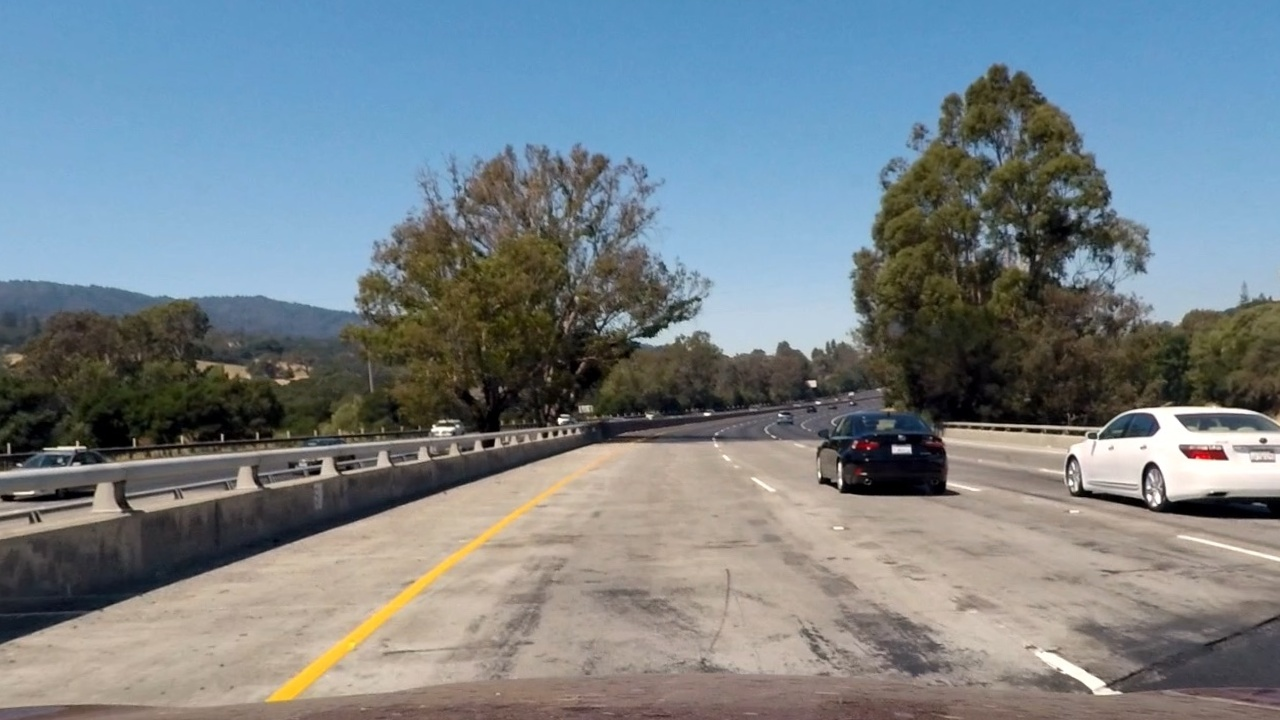
#> input picture output_images/Undistorted_test1.jpg, 1280 x 720 px; its folder holds only this picture in this run
$ python binary_img_gen.py   (older library calls are emulated)
#> lines starting #> are read from the running program, lines starting #| are printed output that depends on the picture; after the words box and inside, x2 and y2 are one past the last pixel; in counts of white or black regions, pixels touching at a corner belong together
import pickle
import cv2
import numpy as np
import glob

#Function to convert the distorted image to binary image using the absolute gradient method
def abs_sobel_thresh(img, orient='x', sobel_kernel=3, thresh_min=0, thresh_max=255):
	#Convert the image to grayscale
	gray = cv2.cvtColor(img, cv2.COLOR_BGR2GRAY)

	#Calculate the derivative in x or y given orientation
	if orient == 'x':
		#Derivative in x direction
		sobelx = cv2.Sobel(gray,cv2.CV_64F, 1, 0)
		#Absolute value of x derivative
		abs_sobel = np.absolute(sobelx)
	elif orient =='y':
		#Derivative in y direction
		sobely = cv2.Sobel(gray,cv2.CV_64F, 0, 1)
		#Absolute value of y derivative
		abs_sobel = np.absolute(sobely)
	#Scale to 8-bit (0 - 255) then convert to type = np.uint8
	scaled_sobel = np.uint8(255*abs_sobel/np.max(abs_sobel))
	#Create a zeros matrix of simailar size as 8-bit converted
	grad_binary = np.zeros_like(scaled_sobel)
	#Mask of 1's where the scaled gradient is less than thresh_max and greater than thresh_min
	grad_binary[(scaled_sobel >= thresh_min) & (scaled_sobel<= thresh_max)] = 1
	return grad_binary

#Function to convert the distorted image to binary image using the magnitude of the gradient
def mag_thresh(img, sobel_kernel = 3, thresh_min = 0, thresh_max = 255):
	#Convert the image to grayscale
	gray = cv2.cvtColor(img, cv2.COLOR_BGR2GRAY)

	#Derivative in x direction
	sobelx = cv2.Sobel(gray,cv2.CV_64F, 1, 0, sobel_kernel)
	#Derivative in y direction
	sobely = cv2.Sobel(gray,cv2.CV_64F, 0, 1, sobel_kernel)
	#Magnitude of gradient
	gradmag =  np.sqrt(sobelx**2 + sobely**2)
	#Scale to 8-bit (0 - 255) then convert to type = np.uint8
	scaled_gradmag = np.uint8(255*gradmag/np.max(gradmag))
	#Create a zeros matrix of simailar size as 8-bit converted
	mag_binary = np.zeros_like(scaled_gradmag)
	#Mask of 1's where the scaled gradient is less than thresh_max and greater than thresh_min
	mag_binary[(scaled_gradmag >= thresh_min) & (scaled_gradmag<= thresh_max)] = 1
	return mag_binary

#Function to convert the distorted image to binary image using the direction of the gradient
def dir_threshold(img, sobel_kernel=3, thresh_min=0, thresh_max=np.pi/2):
	#Convert the image to grayscale
	gray = cv2.cvtColor(img, cv2.COLOR_BGR2GRAY)

	#Derivative in x direction
	sobelx = cv2.Sobel(gray,cv2.CV_64F, 1, 0, sobel_kernel)
	#Absolute value of x derivative
	abs_sobel_x = np.absolute(sobelx)
	#Derivative in y direction
	sobely = cv2.Sobel(gray,cv2.CV_64F, 0, 1, sobel_kernel)
	#Absolute value of x derivative
	abs_sobel_y = np.absolute(sobely)
	#Direction of gradient
	graddir =  np.arctan2(abs_sobel_y, abs_sobel_x)
	#Create a zeros matrix of simailar size as direction gradient
	dir_binary = np.zeros_like(graddir)
	#Mask of 1's where the scaled gradient is less than thresh_max and greater than thresh_min
	dir_binary[(graddir >= thresh_min) & (graddir<= thresh_max)] = 1
	return dir_binary

#Function to perform color threshold on the image
def color_threshold(img, sthresh_min=0, sthresh_max=255, vthresh_min=0, vthresh_max=255  ):
	#Converting the image to HLS format
	hls = cv2.cvtColor(img, cv2.COLOR_RGB2HLS)
	#Selecting the s-channel
	s_channel = hls[:,:,2]
	#Create a zeros matrix of simailar size as s-channel
	s_channel_bin = np.zeros_like(s_channel)
	#Mask of 1's where the s-channel is less than thresh_max and greater than thresh_min
	s_channel_bin[(s_channel >= sthresh_min) & (s_channel<= sthresh_max)] = 1

	#Converting the image to HSV format
	hsv = cv2.cvtColor(img, cv2.COLOR_RGB2HSV)
	#Selecting the v-channel
	v_channel = hsv[:,:,2]
	#Create a zeros matrix of simailar size as s-channel
	v_channel_bin = np.zeros_like(v_channel)
	#Mask of 1's where the s-channel is less than thresh_max and greater than thresh_min
	v_channel_bin[(v_channel >= vthresh_min) & (v_channel<= vthresh_max)] = 1

	#Comining the s-channel and v-channel output binary
	combined_sv_bin = np.zeros_like(s_channel)
	#Mask of 1's where the s-channel and v-channel
	combined_sv_bin[(s_channel_bin == 1) & (v_channel_bin == 1)] = 1
	return combined_sv_bin

#Import the Undistorted Images
images = glob.glob('./output_images/Undistorted_test*.jpg')

#Iterate through the Undistorted images and create the binary images
for idx, fname in enumerate(images):
	#Pull in the Undistorted images for processing
	img = cv2.imread(fname)
#> img is the input picture: shape (720, 1280, 3); mean B, G, R 136.2, 130, 119.3
	#Print the currently processing image
	print ('Currently processing image', fname)
	#Process the image and create the bianry gradients
	Pre_img = np.zeros_like(img[:,:,0])
	#Gradient in x-direction
	x_grad = abs_sobel_thresh(img, orient ='x', thresh_min = 20, thresh_max = 100 )
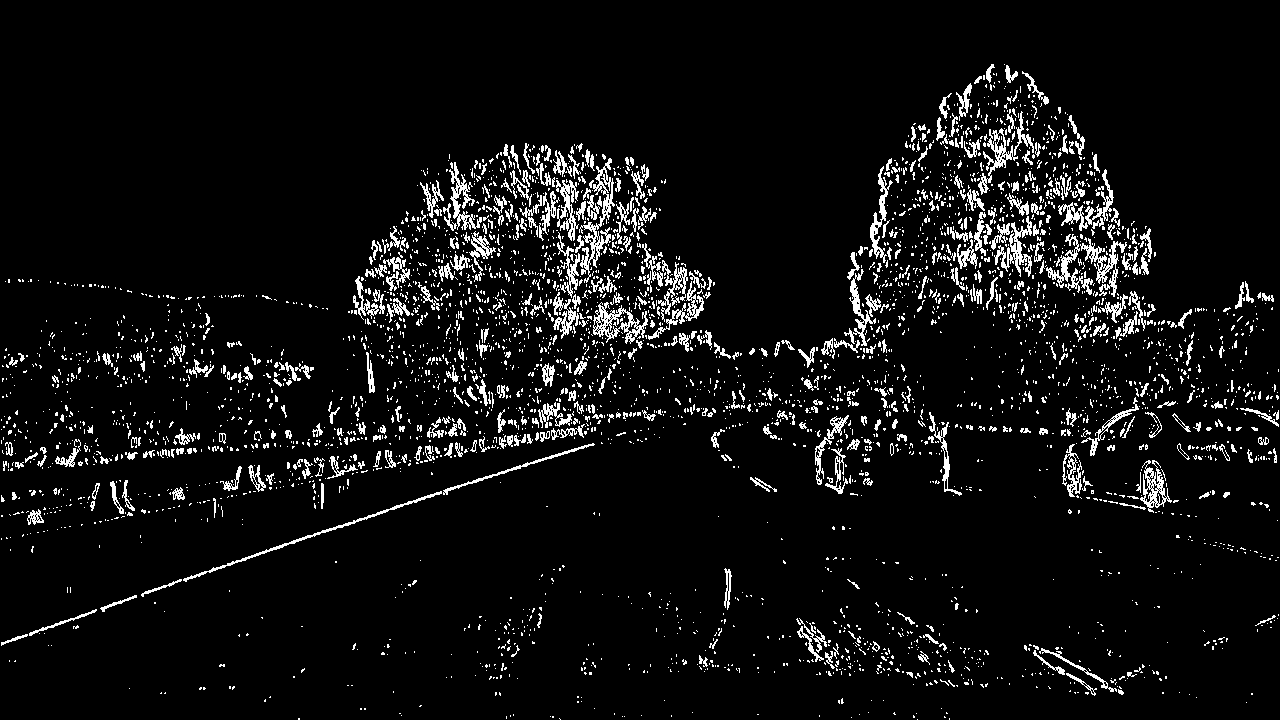
#> x_grad: shape (720, 1280); values 0 (black) and 1 (white), 6.3% white in thin lines or dots
	y_grad = abs_sobel_thresh(img, orient ='y', thresh_min = 20, thresh_max = 100 )
#> y_grad: shape (720, 1280); values 0 (black) and 1 (white), 10.4% white in thin lines or dots
	mag_grad = mag_thresh(img, sobel_kernel = 3, thresh_min =30, thresh_max = 100)
#> mag_grad: shape (720, 1280); values 0 (black) and 1 (white), 8.5% white in thin lines or dots
	dir_grad = dir_threshold(img, sobel_kernel=3, thresh_min=0.7, thresh_max=1.3)
#> dir_grad: shape (720, 1280) float64; values 0 (black) and 1 (white), 38.5% white in thin lines or dots
	color_grad = color_threshold(img,sthresh_min=100, sthresh_max=255, vthresh_min=50, vthresh_max=255)
#> in color_threshold, `s_channel = hls[:,:,2]`:
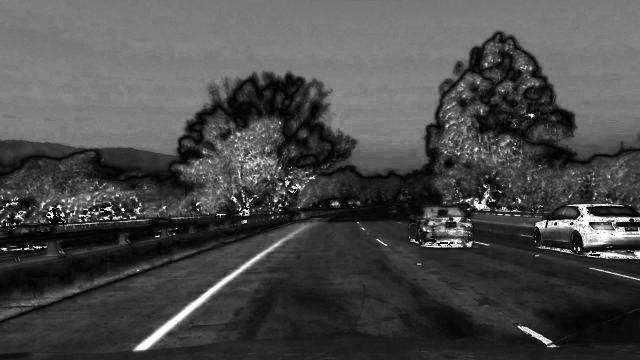
#> s_channel: shape (720, 1280) (shown at 1/2 size); min 0, max 255, mean 74
#> in color_threshold, `v_channel = hsv[:,:,2]`:
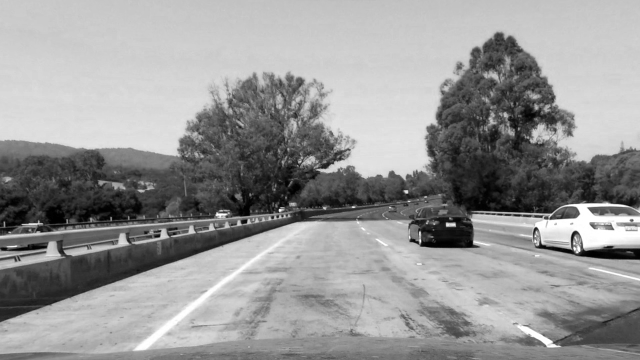
#> v_channel: shape (720, 1280) (shown at 1/2 size); min 0, max 255, mean 150.4
#> color_grad: shape (720, 1280); values 0 (black) and 1 (white), 34.4% white; 540 white regions (460 under 20 px), largest, box (x1, y1, x2, y2) and area: (0, 0, 1280, 314) 289327, (1069, 407, 1280, 495) 7338, (265, 446, 625, 703) 6514
	Pre_img[(((x_grad == 1) & (y_grad == 1)) | ((mag_grad == 1) & (dir_grad == 1)))| (color_grad ==1)] = 255

	result = Pre_img

	print_name = './output_images/CombinedColorGrad_test'+str(idx+1)+'.jpg'

	cv2.imwrite(print_name, result)
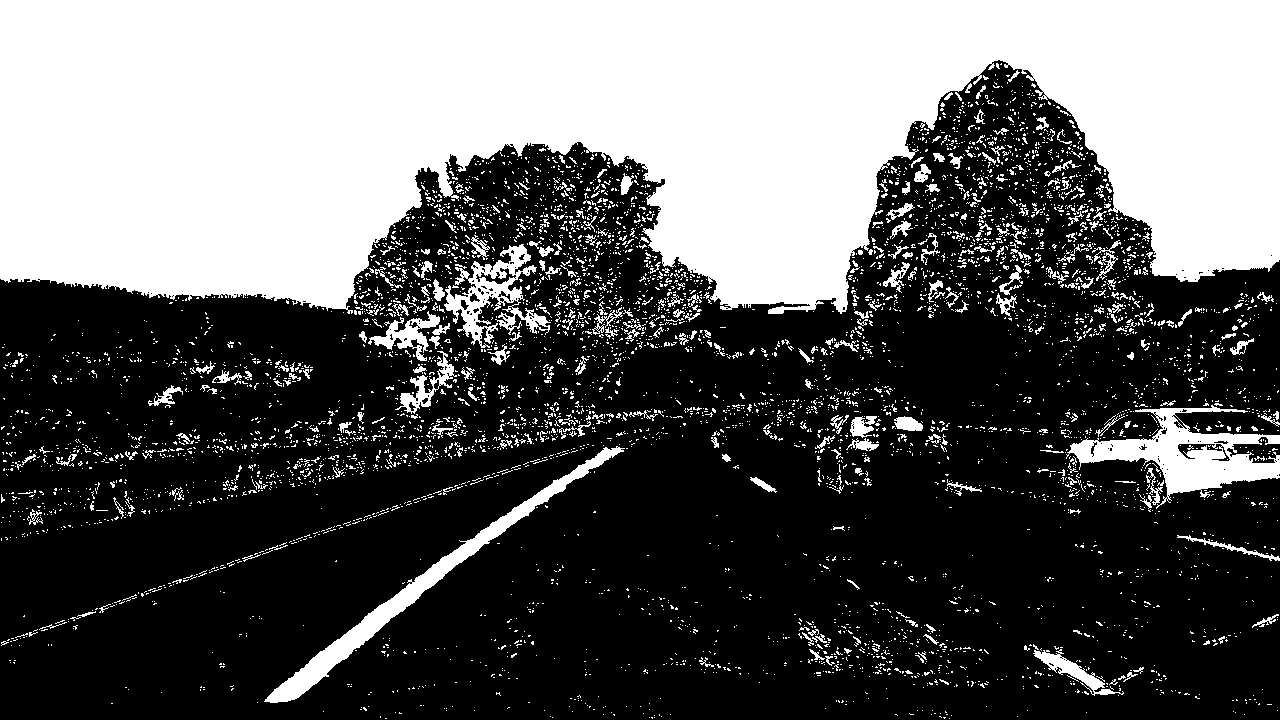
#> saved as CombinedColorGrad_test1.jpg: shape (720, 1280); 37.8% white; 5725 white regions (5370 under 20 px), largest, box (x1, y1, x2, y2) and area: (0, 0, 1280, 314) 290179, (1066, 405, 1280, 509) 7728, (264, 446, 625, 703) 6538

$ run again, on output_images/Undistorted_test5.jpg
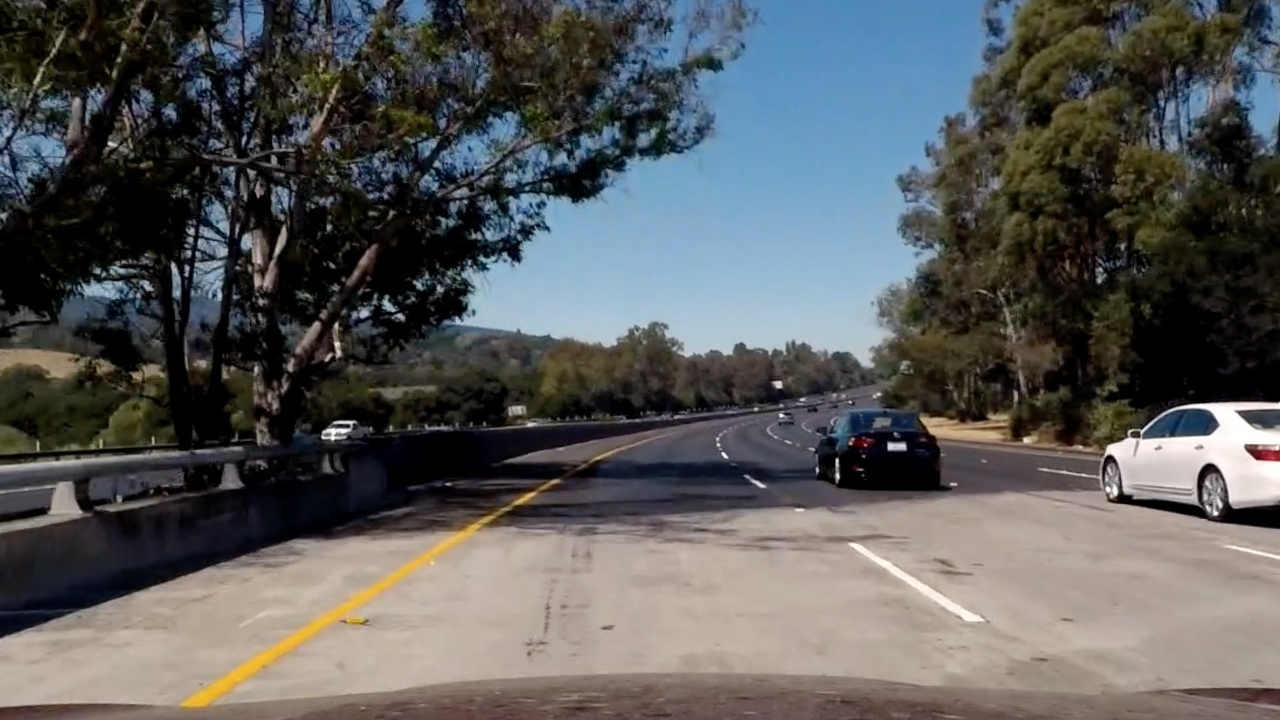
#> input picture output_images/Undistorted_test5.jpg, 1280 x 720 px
#> img is the input picture: shape (720, 1280, 3); mean B, G, R 90.8, 90.6, 89.7
#> `x_grad = abs_sobel_thresh(img, orient ='x', thresh_min = 20, thresh_ma..`:
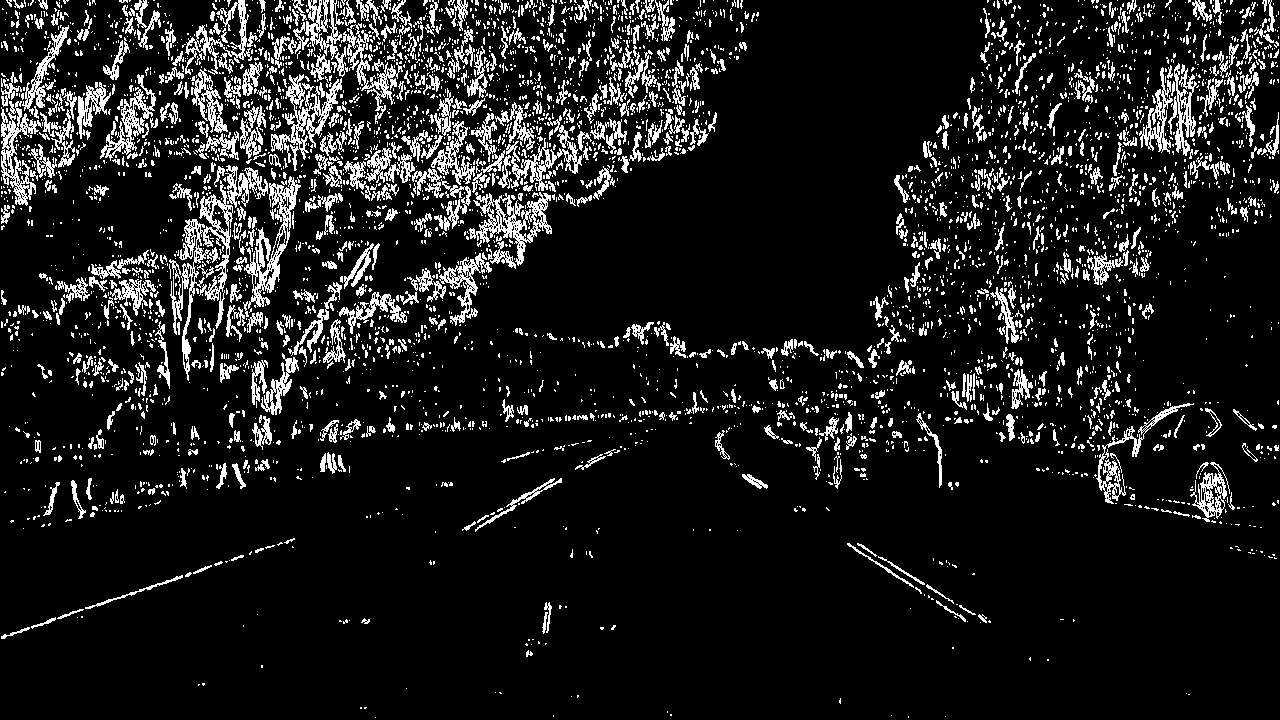
#> x_grad: shape (720, 1280); values 0 (black) and 1 (white), 11% white in thin lines or dots
#> y_grad: shape (720, 1280); values 0 (black) and 1 (white), 12.9% white in thin lines or dots
#> mag_grad: shape (720, 1280); values 0 (black) and 1 (white), 12.6% white in thin lines or dots
#> dir_grad: shape (720, 1280) float64; values 0 (black) and 1 (white), 36.1% white in thin lines or dots
#> hls: shape (720, 1280, 3); mean of channels 0, 1, 2 76.7, 90.3, 66.9
#> hsv: shape (720, 1280, 3); mean H, S, V 76.7, 80.6, 102.9
#> color_grad: shape (720, 1280); values 0 (black) and 1 (white), 10.5% white; 1011 white regions (868 under 20 px), largest, box (x1, y1, x2, y2) and area: (532, 0, 980, 302) 71213, (181, 511, 508, 709) 5306, (1162, 405, 1280, 484) 3339
#> `cv2.imwrite(print_name, result)`:
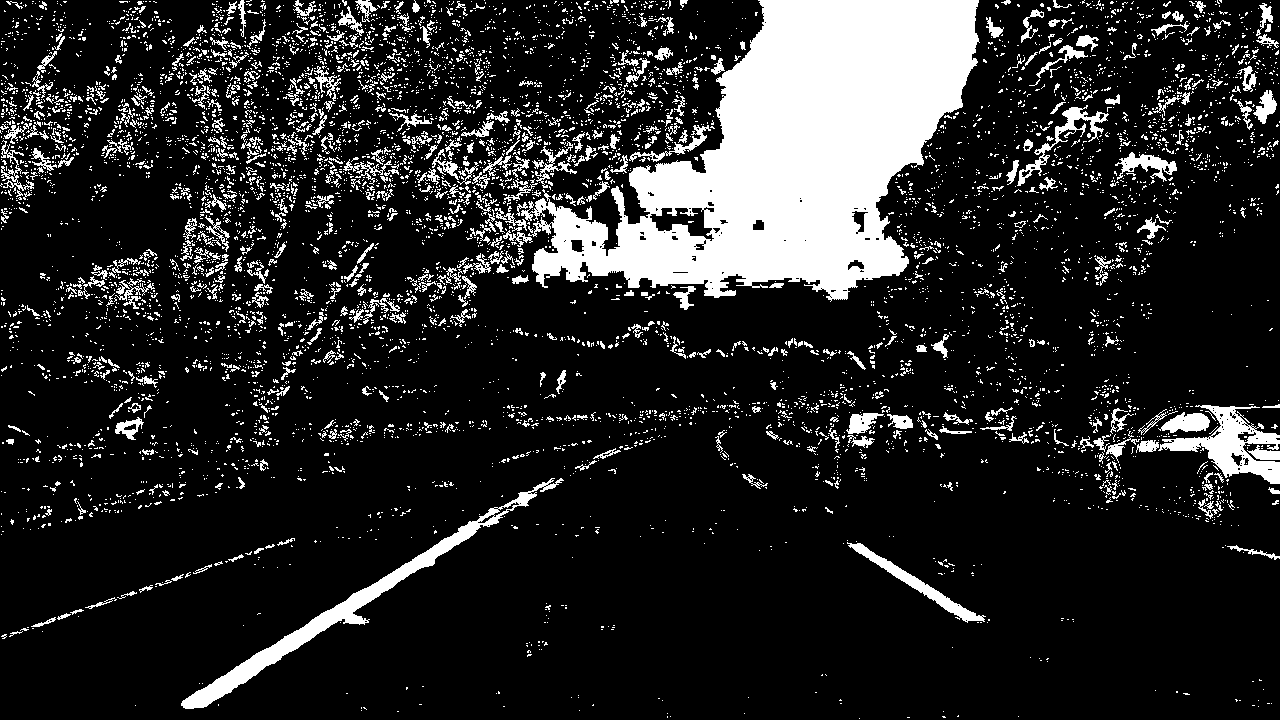
#> saved as CombinedColorGrad_test1.jpg: shape (720, 1280); 15.7% white; 7038 white regions (6417 under 20 px), largest, box (x1, y1, x2, y2) and area: (521, 0, 980, 302) 71677, (181, 478, 564, 709) 5944, (1158, 405, 1280, 484) 3559
